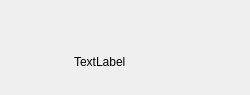
<?xml version="1.0" encoding="UTF-8"?>
<ui version="4.0">
 <class>ChattingContactItem</class>
 <widget class="QWidget" name="ChattingContactItem">
  <property name="geometry">
   <rect>
    <x>0</x>
    <y>0</y>
    <width>250</width>
    <height>95</height>
   </rect>
  </property>
  <property name="minimumSize">
   <size>
    <width>250</width>
    <height>25</height>
   </size>
  </property>
  <property name="maximumSize">
   <size>
    <width>250</width>
    <height>95</height>
   </size>
  </property>
  <property name="windowTitle">
   <string>Form</string>
  </property>
  <layout class="QVBoxLayout" name="verticalLayout">
   <property name="spacing">
    <number>0</number>
   </property>
   <property name="leftMargin">
    <number>0</number>
   </property>
   <property name="topMargin">
    <number>0</number>
   </property>
   <property name="rightMargin">
    <number>0</number>
   </property>
   <property name="bottomMargin">
    <number>0</number>
   </property>
   <item>
    <widget class="QWidget" name="group_zone" native="true">
     <property name="minimumSize">
      <size>
       <width>0</width>
       <height>25</height>
      </size>
     </property>
     <property name="maximumSize">
      <size>
       <width>16777215</width>
       <height>25</height>
      </size>
     </property>
     <layout class="QVBoxLayout" name="verticalLayout_2">
      <property name="spacing">
       <number>0</number>
      </property>
      <property name="leftMargin">
       <number>0</number>
      </property>
      <property name="topMargin">
       <number>0</number>
      </property>
      <property name="rightMargin">
       <number>0</number>
      </property>
      <property name="bottomMargin">
       <number>0</number>
      </property>
      <item>
       <widget class="QLabel" name="group_label">
        <property name="minimumSize">
         <size>
          <width>0</width>
          <height>25</height>
         </size>
        </property>
        <property name="maximumSize">
         <size>
          <width>16777215</width>
          <height>25</height>
         </size>
        </property>
        <property name="text">
         <string/>
        </property>
        <property name="alignment">
         <set>Qt::AlignmentFlag::AlignCenter</set>
        </property>
       </widget>
      </item>
     </layout>
    </widget>
   </item>
   <item>
    <widget class="QWidget" name="contact_zone" native="true">
     <property name="minimumSize">
      <size>
       <width>0</width>
       <height>70</height>
      </size>
     </property>
     <property name="maximumSize">
      <size>
       <width>16777215</width>
       <height>70</height>
      </size>
     </property>
     <layout class="QHBoxLayout" name="horizontalLayout">
      <property name="spacing">
       <number>7</number>
      </property>
      <property name="leftMargin">
       <number>7</number>
      </property>
      <property name="topMargin">
       <number>7</number>
      </property>
      <property name="rightMargin">
       <number>7</number>
      </property>
      <property name="bottomMargin">
       <number>7</number>
      </property>
      <item>
       <widget class="QWidget" name="widget" native="true">
        <property name="minimumSize">
         <size>
          <width>60</width>
          <height>60</height>
         </size>
        </property>
        <property name="maximumSize">
         <size>
          <width>60</width>
          <height>60</height>
         </size>
        </property>
        <widget class="QLabel" name="avator_label">
         <property name="geometry">
          <rect>
           <x>12</x>
           <y>12</y>
           <width>40</width>
           <height>40</height>
          </rect>
         </property>
         <property name="text">
          <string/>
         </property>
        </widget>
        <widget class="QLabel" name="notification_label">
         <property name="geometry">
          <rect>
           <x>9</x>
           <y>10</y>
           <width>50</width>
           <height>50</height>
          </rect>
         </property>
         <property name="text">
          <string/>
         </property>
        </widget>
       </widget>
      </item>
      <item>
       <widget class="QLabel" name="display_label">
        <property name="minimumSize">
         <size>
          <width>0</width>
          <height>60</height>
         </size>
        </property>
        <property name="maximumSize">
         <size>
          <width>16777215</width>
          <height>60</height>
         </size>
        </property>
        <property name="text">
         <string>TextLabel</string>
        </property>
       </widget>
      </item>
     </layout>
    </widget>
   </item>
  </layout>
 </widget>
 <resources/>
 <connections/>
</ui>
